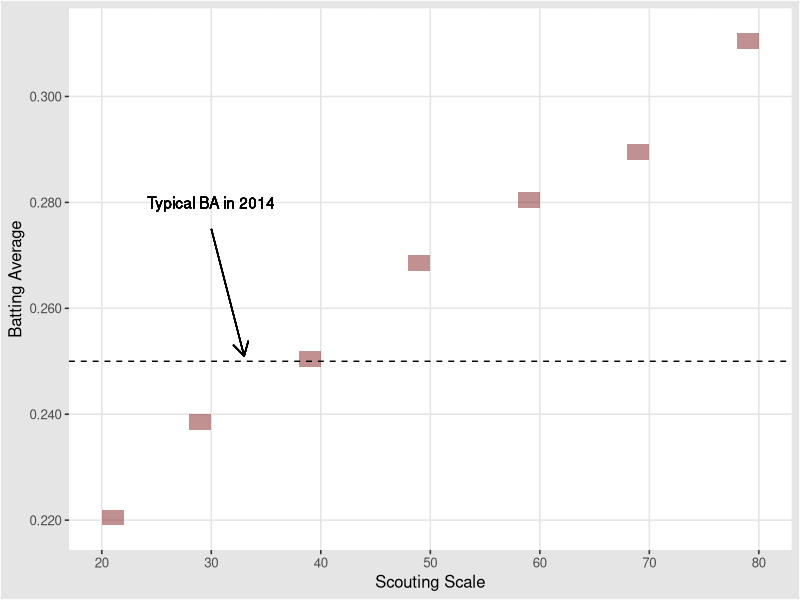
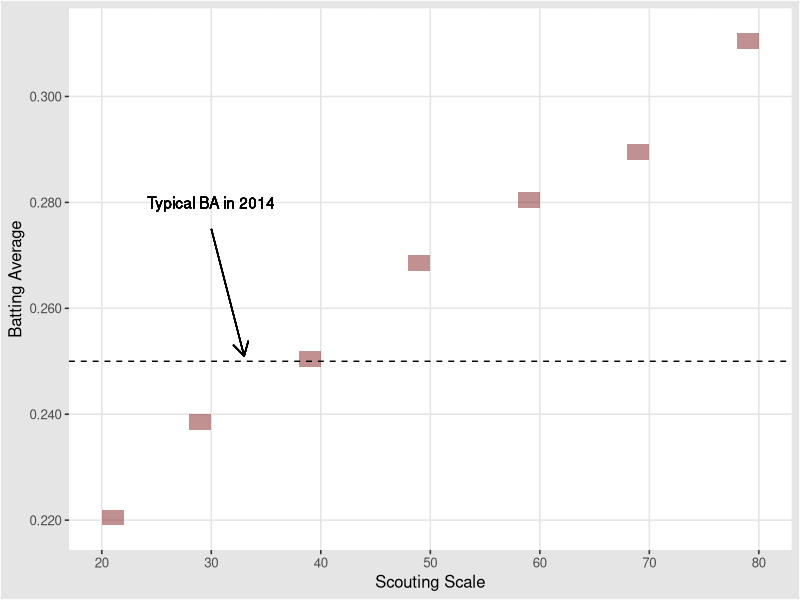

Reproduce these figures in R, in order.

library(ggplot2)
library(ggthemes)
library(grid)
library(scales)
library(dplyr)
# setwd("~/School/Stat_592-D3/Homeworks/Hw1")
dat <- data_frame(scout = seq(20, 80, by = 10), 
                  avg = c(.220, .240, .250, .270, .280, .290, .310))

p1 <- ggplot(dat, aes(x = scout, y = avg)) + 
  stat_bin2d(fill = muted("red"), alpha = I(.5)) + 
  geom_hline(aes(yintercept = .25), linetype = "dashed") + 
  geom_text(aes(x = 30, y = .280, label = "Typical BA in 2014")) + 
  geom_segment(aes(x = 30, y = .275, xend = 33, yend = .251), 
               arrow = arrow(length = unit(0.4,"cm"))) + 
  guides(fill = F) + 
  theme_igray() + 
  scale_x_continuous(breaks = seq(20, 80, by = 10)) + 
  scale_y_continuous(breaks = c(.22, .24, .26, .28, .3), 
                     labels = c("0.220", "0.240", "0.260", "0.280", "0.300")) + 
  labs(x = "Scouting Scale", 
       y = "Batting Average")
p1
ggsave("scouting-scale.png", p1, width = 6, height = 4)



